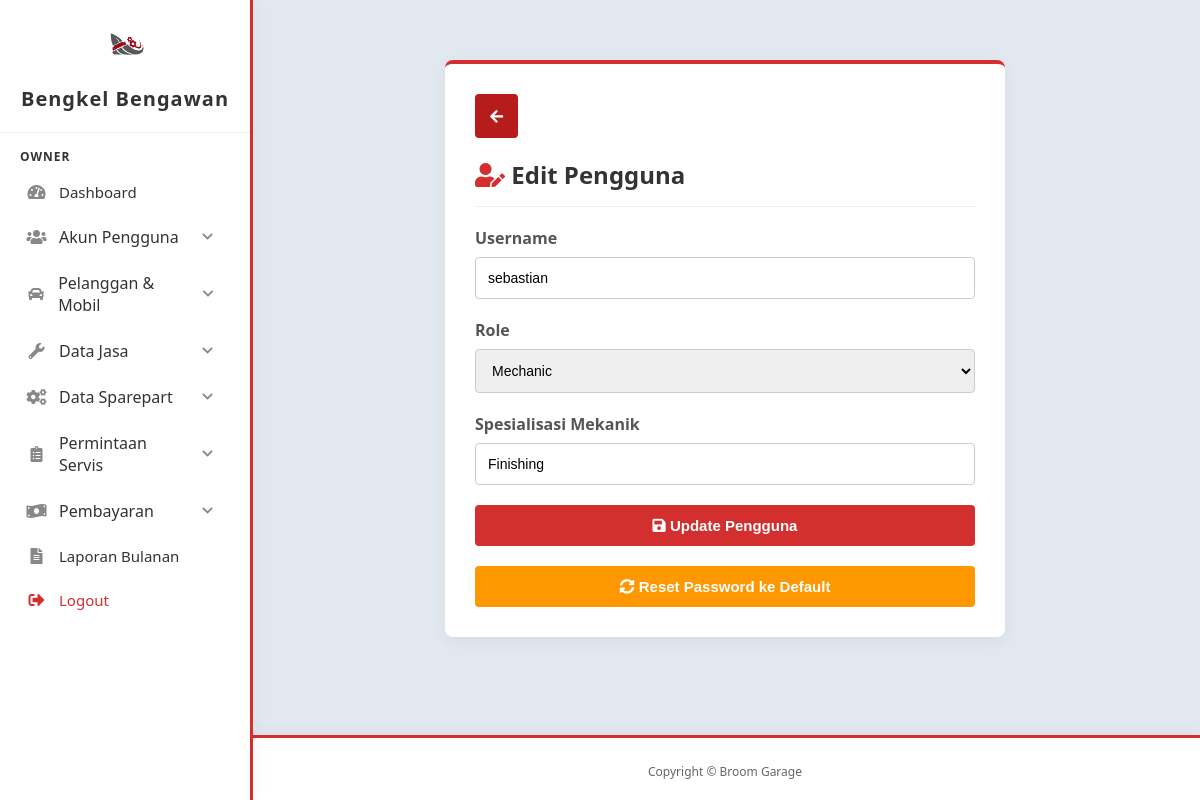
The page /owner/akun_pengguna/edit.php?id=12 (signed in) on the database its author committed.
### tables this page shows
CREATE TABLE `pengguna` (
  `id_pengguna` int(11) NOT NULL,
  `username` varchar(50) NOT NULL,
  `password` varchar(255) NOT NULL,
  `role` enum('owner','service_advisor','mechanic','') NOT NULL,
  `is_first_login` tinyint(1) NOT NULL DEFAULT 1
);

CREATE TABLE `mekanik` (
  `id_pengguna` int(11) NOT NULL,
  `nama_mekanik` varchar(100) NOT NULL,
  `spesialisasi` varchar(50) NOT NULL
);

### owner/akun_pengguna/edit.php (the view, shortened to what this page needs)
<?php
include '../../config/config.php';
$id = mysqli_real_escape_string($conn, $_GET['id']);
$query_get = mysqli_query($conn, "SELECT * FROM pengguna WHERE id_pengguna='$id'");
$user = mysqli_fetch_assoc($query_get);
$spesialisasi = '';
if ($user['role'] == 'mechanic') {
    $q_mekanik = mysqli_query($conn, "SELECT spesialisasi FROM mekanik WHERE id_pengguna='$id'");
    if (mysqli_num_rows($q_mekanik) > 0) {
        $spesialisasi = mysqli_fetch_assoc($q_mekanik)['spesialisasi'];
    }
}
?>
<!DOCTYPE html>
<html lang="en">
<head>
    <link href="https://cdnjs.cloudflare.com/ajax/libs/font-awesome/5.15.3/css/all.min.css" rel="stylesheet">
    <link href="../../assets/css/dashboard.css?v=<?php echo time(); ?>" rel="stylesheet">
    <link href="../../assets/css/edit.css?v=<?php echo time(); ?>" rel="stylesheet">
</head>
<body>
    <?php include '../../includes/sidebar.php'; ?>
    <div class="content">
        <div class="form-container">
            <div style="text-align: left;">
                <a href="list.php" class="btn btn-back"><i class="fas fa-arrow-left"></i></a>
            </div>
            <h2 style="margin-top: 0; color: #333; border-bottom: 1px solid #eee; padding-bottom: 15px; margin-bottom: 20px;">
                <i class="fas fa-user-edit" style="color: #d32f2f;"></i> Edit Pengguna
            </h2>
            <form action="" method="POST">
                <div class="form-group">
                    <label>Username</label>
                    <input type="text" name="username" class="form-control" value="<?php echo htmlspecialchars($user['username']); ?>" required autocomplete="off">
                </div>
                <div class="form-group">
                    <label>Role</label>
                    <select name="role" class="form-control" required>
                        <option value="mechanic" <?php echo $user['role'] == 'mechanic' ? 'selected' : ''; ?>>Mechanic</option>
                    </select>
                </div>
                <div class="form-group" id="spesialisasi-group" style="display: <?php echo $user['role'] == 'mechanic' ? 'block' : 'none'; ?>;">
                    <label>Spesialisasi Mekanik</label>
                    <input type="text" name="spesialisasi" class="form-control" value="<?php echo htmlspecialchars($spesialisasi); ?>" placeholder="Contoh: Mesin, Kelistrikan, dll" autocomplete="off">
                </div>
                <button type="submit" name="update_user" class="btn btn-submit"><i class="fas fa-save"></i> Update Pengguna</button>
                <button type="submit" name="reset_password" class="btn btn-warning" onclick="return confirm('Apakah Anda yakin ingin mereset password pengguna ini ke default (bengkel123)?');"><i class="fas fa-sync-alt"></i> Reset Password ke Default</button>
            </form>
        </div>
    </div>
    <?php include '../../includes/footer.php'; ?>
</body>
</html>

### assets/css/dashboard.css (style rules this page uses)
body { font-family: 'Segoe UI', Tahoma, Geneva, Verdana, sans-serif; background-color: #e2e8f0; margin: 0; }
.content { padding: 40px 20px; text-align: center; }

### assets/css/edit.css (style rules this page uses)
.form-container { background: white; padding: 30px; border-radius: 8px; box-shadow: 0 4px 15px rgba(0,0,0,0.05); margin: 20px auto; max-width: 500px; border-top: 4px solid #d32f2f; text-align: left; }
.form-group { margin-bottom: 20px; }
.form-group label { display: block; margin-bottom: 8px; font-weight: bold; color: #555; }
.form-control { width: 100%; padding: 12px; border: 1px solid #ccc; border-radius: 4px; box-sizing: border-box; font-size: 14px; }
.btn { padding: 12px 15px; border: none; border-radius: 4px; cursor: pointer; color: white; font-weight: bold; text-decoration: none; font-size: 15px; }
.btn-submit { background-color: #d32f2f; width: 100%; transition: background-color 0.3s; }
.btn-back { background-color: #b71c1c; display: inline-block; margin-bottom: 20px; transition: background-color 0.3s; }
.btn-warning { background-color: #ff9800 !important; width: 100% !important; margin-top: 20px !important; display: block !important; transition: background-color 0.3s; }

### assets/css/sidebar.css (style rules this page uses)
body { padding-left: 250px; margin: 0; }

### assets/css/footer.css (style rules this page uses)
body { display: flex; flex-direction: column; min-height: 100vh; }

### rows shown on the page
pengguna: username "sebastian", role "Mechanic"
mekanik: spesialisasi "Finishing"
